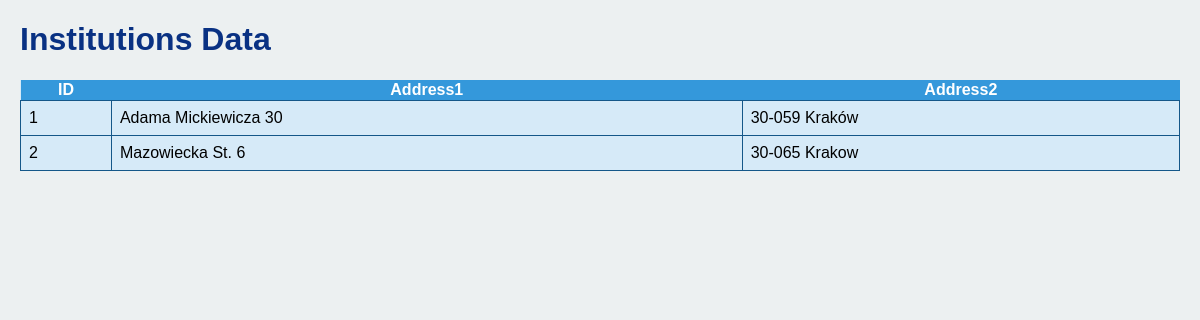
Page /PHP/institutions.php on the committed database.
### tables this page shows
CREATE TABLE IF NOT EXISTS `institutions` (
  `ID_Institutions` INT NOT NULL,
  `Name` VARCHAR(100) NULL DEFAULT NULL,
  `Address1` VARCHAR(50) NULL DEFAULT NULL,
  `Address2` VARCHAR(50) NULL DEFAULT NULL,
  PRIMARY KEY (`ID_Institutions`));

### PHP/institutions.php (the view, shortened to what this page needs)
<?php
include('db_connection.php');
$sql = "SELECT * FROM Institutions";
$result = $conn->query($sql);
if ($result->num_rows > 0) {
    $institutionsData = array();
    while ($row = $result->fetch_assoc()) {
        $institutionsData[] = $row;
    }
} else {
    $institutionsData = array();
}
?>
<!DOCTYPE html>
<html lang="en">
<head>
    <link rel="stylesheet" href="styles.css">
</head>
<body>
    <h1>Institutions Data</h1>
    <?php if (!empty($institutionsData)) : ?>
        <table>
            <tr>
                <th>ID</th>
                <th>Address1</th>
                <th>Address2</th>
            </tr>
            <?php foreach ($institutionsData as $institution) : ?>
                <tr>
                    <td><?= $institution['ID_Institutions']; ?></td>
                    <td><?= $institution['Address1']; ?></td>
                    <td><?= $institution['Address2']; ?></td>
                </tr>
            <?php endforeach; ?>
        </table>
    <?php else : ?>
        <p>No data available in Institutions table.</p>
    <?php endif; ?>
</body>
</html>

### PHP/styles.css (style rules this page uses)
body { font-family: Arial, sans-serif; margin: 20px; background-color: #ecf0f1; color: #000000; }
h1 { color: #093183; }
table { border-collapse: collapse; width: 100%; margin-top: 20px; background-color: #D6EAF8; }
td { border: 1px solid #145789; padding: 8px; text-align: left; }
th { background-color: #3498DB; color: white; }

### rows in the picture
institutions: ID_Institutions "1", Address1 "Adama Mickiewicza 30", Address2 "30-059 Kraków"
institutions: ID_Institutions "2", Address1 "Mazowiecka St. 6", Address2 "30-065 Krakow"
